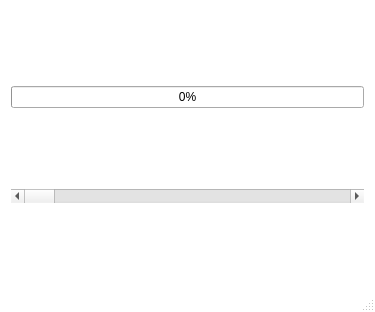
<?xml version="1.0" encoding="UTF-8"?>
<ui version="4.0">
 <class>MainWindow</class>
 <widget class="QMainWindow" name="MainWindow">
  <property name="geometry">
   <rect>
    <x>0</x>
    <y>0</y>
    <width>375</width>
    <height>312</height>
   </rect>
  </property>
  <property name="palette">
   <palette>
    <active>
     <colorrole role="WindowText">
      <brush brushstyle="SolidPattern">
       <color alpha="255">
        <red>0</red>
        <green>0</green>
        <blue>0</blue>
       </color>
      </brush>
     </colorrole>
     <colorrole role="Button">
      <brush brushstyle="SolidPattern">
       <color alpha="255">
        <red>255</red>
        <green>255</green>
        <blue>255</blue>
       </color>
      </brush>
     </colorrole>
     <colorrole role="Light">
      <brush brushstyle="SolidPattern">
       <color alpha="255">
        <red>255</red>
        <green>255</green>
        <blue>255</blue>
       </color>
      </brush>
     </colorrole>
     <colorrole role="Midlight">
      <brush brushstyle="SolidPattern">
       <color alpha="255">
        <red>255</red>
        <green>255</green>
        <blue>255</blue>
       </color>
      </brush>
     </colorrole>
     <colorrole role="Dark">
      <brush brushstyle="SolidPattern">
       <color alpha="255">
        <red>127</red>
        <green>127</green>
        <blue>127</blue>
       </color>
      </brush>
     </colorrole>
     <colorrole role="Mid">
      <brush brushstyle="SolidPattern">
       <color alpha="255">
        <red>170</red>
        <green>170</green>
        <blue>170</blue>
       </color>
      </brush>
     </colorrole>
     <colorrole role="Text">
      <brush brushstyle="SolidPattern">
       <color alpha="255">
        <red>0</red>
        <green>0</green>
        <blue>0</blue>
       </color>
      </brush>
     </colorrole>
     <colorrole role="BrightText">
      <brush brushstyle="SolidPattern">
       <color alpha="255">
        <red>255</red>
        <green>255</green>
        <blue>255</blue>
       </color>
      </brush>
     </colorrole>
     <colorrole role="ButtonText">
      <brush brushstyle="SolidPattern">
       <color alpha="255">
        <red>0</red>
        <green>0</green>
        <blue>0</blue>
       </color>
      </brush>
     </colorrole>
     <colorrole role="Base">
      <brush brushstyle="SolidPattern">
       <color alpha="255">
        <red>255</red>
        <green>255</green>
        <blue>255</blue>
       </color>
      </brush>
     </colorrole>
     <colorrole role="Window">
      <brush brushstyle="SolidPattern">
       <color alpha="255">
        <red>255</red>
        <green>255</green>
        <blue>255</blue>
       </color>
      </brush>
     </colorrole>
     <colorrole role="Shadow">
      <brush brushstyle="SolidPattern">
       <color alpha="255">
        <red>0</red>
        <green>0</green>
        <blue>0</blue>
       </color>
      </brush>
     </colorrole>
     <colorrole role="AlternateBase">
      <brush brushstyle="SolidPattern">
       <color alpha="255">
        <red>255</red>
        <green>255</green>
        <blue>255</blue>
       </color>
      </brush>
     </colorrole>
     <colorrole role="ToolTipBase">
      <brush brushstyle="SolidPattern">
       <color alpha="255">
        <red>255</red>
        <green>255</green>
        <blue>220</blue>
       </color>
      </brush>
     </colorrole>
     <colorrole role="ToolTipText">
      <brush brushstyle="SolidPattern">
       <color alpha="255">
        <red>0</red>
        <green>0</green>
        <blue>0</blue>
       </color>
      </brush>
     </colorrole>
    </active>
    <inactive>
     <colorrole role="WindowText">
      <brush brushstyle="SolidPattern">
       <color alpha="255">
        <red>0</red>
        <green>0</green>
        <blue>0</blue>
       </color>
      </brush>
     </colorrole>
     <colorrole role="Button">
      <brush brushstyle="SolidPattern">
       <color alpha="255">
        <red>255</red>
        <green>255</green>
        <blue>255</blue>
       </color>
      </brush>
     </colorrole>
     <colorrole role="Light">
      <brush brushstyle="SolidPattern">
       <color alpha="255">
        <red>255</red>
        <green>255</green>
        <blue>255</blue>
       </color>
      </brush>
     </colorrole>
     <colorrole role="Midlight">
      <brush brushstyle="SolidPattern">
       <color alpha="255">
        <red>255</red>
        <green>255</green>
        <blue>255</blue>
       </color>
      </brush>
     </colorrole>
     <colorrole role="Dark">
      <brush brushstyle="SolidPattern">
       <color alpha="255">
        <red>127</red>
        <green>127</green>
        <blue>127</blue>
       </color>
      </brush>
     </colorrole>
     <colorrole role="Mid">
      <brush brushstyle="SolidPattern">
       <color alpha="255">
        <red>170</red>
        <green>170</green>
        <blue>170</blue>
       </color>
      </brush>
     </colorrole>
     <colorrole role="Text">
      <brush brushstyle="SolidPattern">
       <color alpha="255">
        <red>0</red>
        <green>0</green>
        <blue>0</blue>
       </color>
      </brush>
     </colorrole>
     <colorrole role="BrightText">
      <brush brushstyle="SolidPattern">
       <color alpha="255">
        <red>255</red>
        <green>255</green>
        <blue>255</blue>
       </color>
      </brush>
     </colorrole>
     <colorrole role="ButtonText">
      <brush brushstyle="SolidPattern">
       <color alpha="255">
        <red>0</red>
        <green>0</green>
        <blue>0</blue>
       </color>
      </brush>
     </colorrole>
     <colorrole role="Base">
      <brush brushstyle="SolidPattern">
       <color alpha="255">
        <red>255</red>
        <green>255</green>
        <blue>255</blue>
       </color>
      </brush>
     </colorrole>
     <colorrole role="Window">
      <brush brushstyle="SolidPattern">
       <color alpha="255">
        <red>255</red>
        <green>255</green>
        <blue>255</blue>
       </color>
      </brush>
     </colorrole>
     <colorrole role="Shadow">
      <brush brushstyle="SolidPattern">
       <color alpha="255">
        <red>0</red>
        <green>0</green>
        <blue>0</blue>
       </color>
      </brush>
     </colorrole>
     <colorrole role="AlternateBase">
      <brush brushstyle="SolidPattern">
       <color alpha="255">
        <red>255</red>
        <green>255</green>
        <blue>255</blue>
       </color>
      </brush>
     </colorrole>
     <colorrole role="ToolTipBase">
      <brush brushstyle="SolidPattern">
       <color alpha="255">
        <red>255</red>
        <green>255</green>
        <blue>220</blue>
       </color>
      </brush>
     </colorrole>
     <colorrole role="ToolTipText">
      <brush brushstyle="SolidPattern">
       <color alpha="255">
        <red>0</red>
        <green>0</green>
        <blue>0</blue>
       </color>
      </brush>
     </colorrole>
    </inactive>
    <disabled>
     <colorrole role="WindowText">
      <brush brushstyle="SolidPattern">
       <color alpha="255">
        <red>127</red>
        <green>127</green>
        <blue>127</blue>
       </color>
      </brush>
     </colorrole>
     <colorrole role="Button">
      <brush brushstyle="SolidPattern">
       <color alpha="255">
        <red>255</red>
        <green>255</green>
        <blue>255</blue>
       </color>
      </brush>
     </colorrole>
     <colorrole role="Light">
      <brush brushstyle="SolidPattern">
       <color alpha="255">
        <red>255</red>
        <green>255</green>
        <blue>255</blue>
       </color>
      </brush>
     </colorrole>
     <colorrole role="Midlight">
      <brush brushstyle="SolidPattern">
       <color alpha="255">
        <red>255</red>
        <green>255</green>
        <blue>255</blue>
       </color>
      </brush>
     </colorrole>
     <colorrole role="Dark">
      <brush brushstyle="SolidPattern">
       <color alpha="255">
        <red>127</red>
        <green>127</green>
        <blue>127</blue>
       </color>
      </brush>
     </colorrole>
     <colorrole role="Mid">
      <brush brushstyle="SolidPattern">
       <color alpha="255">
        <red>170</red>
        <green>170</green>
        <blue>170</blue>
       </color>
      </brush>
     </colorrole>
     <colorrole role="Text">
      <brush brushstyle="SolidPattern">
       <color alpha="255">
        <red>127</red>
        <green>127</green>
        <blue>127</blue>
       </color>
      </brush>
     </colorrole>
     <colorrole role="BrightText">
      <brush brushstyle="SolidPattern">
       <color alpha="255">
        <red>255</red>
        <green>255</green>
        <blue>255</blue>
       </color>
      </brush>
     </colorrole>
     <colorrole role="ButtonText">
      <brush brushstyle="SolidPattern">
       <color alpha="255">
        <red>127</red>
        <green>127</green>
        <blue>127</blue>
       </color>
      </brush>
     </colorrole>
     <colorrole role="Base">
      <brush brushstyle="SolidPattern">
       <color alpha="255">
        <red>255</red>
        <green>255</green>
        <blue>255</blue>
       </color>
      </brush>
     </colorrole>
     <colorrole role="Window">
      <brush brushstyle="SolidPattern">
       <color alpha="255">
        <red>255</red>
        <green>255</green>
        <blue>255</blue>
       </color>
      </brush>
     </colorrole>
     <colorrole role="Shadow">
      <brush brushstyle="SolidPattern">
       <color alpha="255">
        <red>0</red>
        <green>0</green>
        <blue>0</blue>
       </color>
      </brush>
     </colorrole>
     <colorrole role="AlternateBase">
      <brush brushstyle="SolidPattern">
       <color alpha="255">
        <red>255</red>
        <green>255</green>
        <blue>255</blue>
       </color>
      </brush>
     </colorrole>
     <colorrole role="ToolTipBase">
      <brush brushstyle="SolidPattern">
       <color alpha="255">
        <red>255</red>
        <green>255</green>
        <blue>220</blue>
       </color>
      </brush>
     </colorrole>
     <colorrole role="ToolTipText">
      <brush brushstyle="SolidPattern">
       <color alpha="255">
        <red>0</red>
        <green>0</green>
        <blue>0</blue>
       </color>
      </brush>
     </colorrole>
    </disabled>
   </palette>
  </property>
  <property name="windowTitle">
   <string>MainWindow</string>
  </property>
  <widget class="QWidget" name="centralWidget">
   <property name="palette">
    <palette>
     <active>
      <colorrole role="WindowText">
       <brush brushstyle="SolidPattern">
        <color alpha="255">
         <red>0</red>
         <green>0</green>
         <blue>0</blue>
        </color>
       </brush>
      </colorrole>
      <colorrole role="Button">
       <brush brushstyle="SolidPattern">
        <color alpha="255">
         <red>236</red>
         <green>236</green>
         <blue>236</blue>
        </color>
       </brush>
      </colorrole>
      <colorrole role="Light">
       <brush brushstyle="SolidPattern">
        <color alpha="255">
         <red>255</red>
         <green>255</green>
         <blue>255</blue>
        </color>
       </brush>
      </colorrole>
      <colorrole role="Midlight">
       <brush brushstyle="SolidPattern">
        <color alpha="255">
         <red>245</red>
         <green>245</green>
         <blue>245</blue>
        </color>
       </brush>
      </colorrole>
      <colorrole role="Dark">
       <brush brushstyle="SolidPattern">
        <color alpha="255">
         <red>118</red>
         <green>118</green>
         <blue>118</blue>
        </color>
       </brush>
      </colorrole>
      <colorrole role="Mid">
       <brush brushstyle="SolidPattern">
        <color alpha="255">
         <red>157</red>
         <green>157</green>
         <blue>157</blue>
        </color>
       </brush>
      </colorrole>
      <colorrole role="Text">
       <brush brushstyle="SolidPattern">
        <color alpha="255">
         <red>0</red>
         <green>0</green>
         <blue>0</blue>
        </color>
       </brush>
      </colorrole>
      <colorrole role="BrightText">
       <brush brushstyle="SolidPattern">
        <color alpha="255">
         <red>255</red>
         <green>255</green>
         <blue>255</blue>
        </color>
       </brush>
      </colorrole>
      <colorrole role="ButtonText">
       <brush brushstyle="SolidPattern">
        <color alpha="255">
         <red>0</red>
         <green>0</green>
         <blue>0</blue>
        </color>
       </brush>
      </colorrole>
      <colorrole role="Base">
       <brush brushstyle="SolidPattern">
        <color alpha="255">
         <red>255</red>
         <green>255</green>
         <blue>255</blue>
        </color>
       </brush>
      </colorrole>
      <colorrole role="Window">
       <brush brushstyle="SolidPattern">
        <color alpha="255">
         <red>236</red>
         <green>236</green>
         <blue>236</blue>
        </color>
       </brush>
      </colorrole>
      <colorrole role="Shadow">
       <brush brushstyle="SolidPattern">
        <color alpha="255">
         <red>0</red>
         <green>0</green>
         <blue>0</blue>
        </color>
       </brush>
      </colorrole>
      <colorrole role="AlternateBase">
       <brush brushstyle="SolidPattern">
        <color alpha="255">
         <red>245</red>
         <green>245</green>
         <blue>245</blue>
        </color>
       </brush>
      </colorrole>
      <colorrole role="ToolTipBase">
       <brush brushstyle="SolidPattern">
        <color alpha="255">
         <red>255</red>
         <green>255</green>
         <blue>220</blue>
        </color>
       </brush>
      </colorrole>
      <colorrole role="ToolTipText">
       <brush brushstyle="SolidPattern">
        <color alpha="255">
         <red>0</red>
         <green>0</green>
         <blue>0</blue>
        </color>
       </brush>
      </colorrole>
     </active>
     <inactive>
      <colorrole role="WindowText">
       <brush brushstyle="SolidPattern">
        <color alpha="255">
         <red>0</red>
         <green>0</green>
         <blue>0</blue>
        </color>
       </brush>
      </colorrole>
      <colorrole role="Button">
       <brush brushstyle="SolidPattern">
        <color alpha="255">
         <red>236</red>
         <green>236</green>
         <blue>236</blue>
        </color>
       </brush>
      </colorrole>
      <colorrole role="Light">
       <brush brushstyle="SolidPattern">
        <color alpha="255">
         <red>255</red>
         <green>255</green>
         <blue>255</blue>
        </color>
       </brush>
      </colorrole>
      <colorrole role="Midlight">
       <brush brushstyle="SolidPattern">
        <color alpha="255">
         <red>245</red>
         <green>245</green>
         <blue>245</blue>
        </color>
       </brush>
      </colorrole>
      <colorrole role="Dark">
       <brush brushstyle="SolidPattern">
        <color alpha="255">
         <red>118</red>
         <green>118</green>
         <blue>118</blue>
        </color>
       </brush>
      </colorrole>
      <colorrole role="Mid">
       <brush brushstyle="SolidPattern">
        <color alpha="255">
         <red>157</red>
         <green>157</green>
         <blue>157</blue>
        </color>
       </brush>
      </colorrole>
      <colorrole role="Text">
       <brush brushstyle="SolidPattern">
        <color alpha="255">
         <red>0</red>
         <green>0</green>
         <blue>0</blue>
        </color>
       </brush>
      </colorrole>
      <colorrole role="BrightText">
       <brush brushstyle="SolidPattern">
        <color alpha="255">
         <red>255</red>
         <green>255</green>
         <blue>255</blue>
        </color>
       </brush>
      </colorrole>
      <colorrole role="ButtonText">
       <brush brushstyle="SolidPattern">
        <color alpha="255">
         <red>0</red>
         <green>0</green>
         <blue>0</blue>
        </color>
       </brush>
      </colorrole>
      <colorrole role="Base">
       <brush brushstyle="SolidPattern">
        <color alpha="255">
         <red>255</red>
         <green>255</green>
         <blue>255</blue>
        </color>
       </brush>
      </colorrole>
      <colorrole role="Window">
       <brush brushstyle="SolidPattern">
        <color alpha="255">
         <red>236</red>
         <green>236</green>
         <blue>236</blue>
        </color>
       </brush>
      </colorrole>
      <colorrole role="Shadow">
       <brush brushstyle="SolidPattern">
        <color alpha="255">
         <red>0</red>
         <green>0</green>
         <blue>0</blue>
        </color>
       </brush>
      </colorrole>
      <colorrole role="AlternateBase">
       <brush brushstyle="SolidPattern">
        <color alpha="255">
         <red>245</red>
         <green>245</green>
         <blue>245</blue>
        </color>
       </brush>
      </colorrole>
      <colorrole role="ToolTipBase">
       <brush brushstyle="SolidPattern">
        <color alpha="255">
         <red>255</red>
         <green>255</green>
         <blue>220</blue>
        </color>
       </brush>
      </colorrole>
      <colorrole role="ToolTipText">
       <brush brushstyle="SolidPattern">
        <color alpha="255">
         <red>0</red>
         <green>0</green>
         <blue>0</blue>
        </color>
       </brush>
      </colorrole>
     </inactive>
     <disabled>
      <colorrole role="WindowText">
       <brush brushstyle="SolidPattern">
        <color alpha="255">
         <red>118</red>
         <green>118</green>
         <blue>118</blue>
        </color>
       </brush>
      </colorrole>
      <colorrole role="Button">
       <brush brushstyle="SolidPattern">
        <color alpha="255">
         <red>236</red>
         <green>236</green>
         <blue>236</blue>
        </color>
       </brush>
      </colorrole>
      <colorrole role="Light">
       <brush brushstyle="SolidPattern">
        <color alpha="255">
         <red>255</red>
         <green>255</green>
         <blue>255</blue>
        </color>
       </brush>
      </colorrole>
      <colorrole role="Midlight">
       <brush brushstyle="SolidPattern">
        <color alpha="255">
         <red>245</red>
         <green>245</green>
         <blue>245</blue>
        </color>
       </brush>
      </colorrole>
      <colorrole role="Dark">
       <brush brushstyle="SolidPattern">
        <color alpha="255">
         <red>118</red>
         <green>118</green>
         <blue>118</blue>
        </color>
       </brush>
      </colorrole>
      <colorrole role="Mid">
       <brush brushstyle="SolidPattern">
        <color alpha="255">
         <red>157</red>
         <green>157</green>
         <blue>157</blue>
        </color>
       </brush>
      </colorrole>
      <colorrole role="Text">
       <brush brushstyle="SolidPattern">
        <color alpha="255">
         <red>118</red>
         <green>118</green>
         <blue>118</blue>
        </color>
       </brush>
      </colorrole>
      <colorrole role="BrightText">
       <brush brushstyle="SolidPattern">
        <color alpha="255">
         <red>255</red>
         <green>255</green>
         <blue>255</blue>
        </color>
       </brush>
      </colorrole>
      <colorrole role="ButtonText">
       <brush brushstyle="SolidPattern">
        <color alpha="255">
         <red>118</red>
         <green>118</green>
         <blue>118</blue>
        </color>
       </brush>
      </colorrole>
      <colorrole role="Base">
       <brush brushstyle="SolidPattern">
        <color alpha="255">
         <red>236</red>
         <green>236</green>
         <blue>236</blue>
        </color>
       </brush>
      </colorrole>
      <colorrole role="Window">
       <brush brushstyle="SolidPattern">
        <color alpha="255">
         <red>236</red>
         <green>236</green>
         <blue>236</blue>
        </color>
       </brush>
      </colorrole>
      <colorrole role="Shadow">
       <brush brushstyle="SolidPattern">
        <color alpha="255">
         <red>0</red>
         <green>0</green>
         <blue>0</blue>
        </color>
       </brush>
      </colorrole>
      <colorrole role="AlternateBase">
       <brush brushstyle="SolidPattern">
        <color alpha="255">
         <red>236</red>
         <green>236</green>
         <blue>236</blue>
        </color>
       </brush>
      </colorrole>
      <colorrole role="ToolTipBase">
       <brush brushstyle="SolidPattern">
        <color alpha="255">
         <red>255</red>
         <green>255</green>
         <blue>220</blue>
        </color>
       </brush>
      </colorrole>
      <colorrole role="ToolTipText">
       <brush brushstyle="SolidPattern">
        <color alpha="255">
         <red>0</red>
         <green>0</green>
         <blue>0</blue>
        </color>
       </brush>
      </colorrole>
     </disabled>
    </palette>
   </property>
   <layout class="QVBoxLayout" name="verticalLayout">
    <item>
     <widget class="QProgressBar" name="progressBar">
      <property name="value">
       <number>0</number>
      </property>
     </widget>
    </item>
    <item>
     <widget class="QScrollBar" name="scrollBar">
      <property name="maximum">
       <number>100</number>
      </property>
      <property name="orientation">
       <enum>Qt::Horizontal</enum>
      </property>
     </widget>
    </item>
   </layout>
  </widget>
  <widget class="QStatusBar" name="statusBar"/>
 </widget>
 <layoutdefault spacing="6" margin="11"/>
 <resources/>
 <connections/>
</ui>
